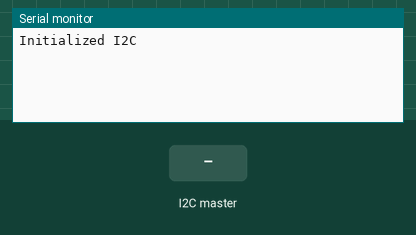
This sketch was run on a simulated Arduino Mega 2560, built with avr-gcc and run on an emulated ATmega2560. Parts: the last lines printed to the serial monitor. The inputs (shaded band) are chosen by the test bench.

Above: at 1.2 s.
1.3 s: the I2C master sends the byte 1
At 2.0 s:
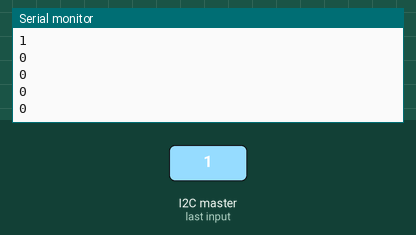
2.8 s: the I2C master sends the byte 90
At 3.01 s:
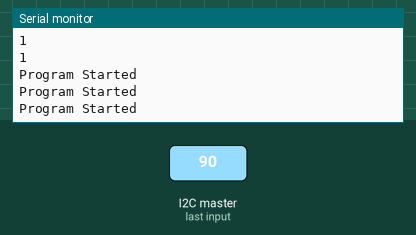

Measured:
- after the input at 1.3 s, the serial monitor: prints a new line at once (image 1)
- after the input at 2.8 s, the serial monitor: prints a new line at once (image 2)

The sketch:

robot_380.ino
```cpp
#include "controls.h"
#include "pins.h"

#include <Wire.h>
// #include <Arduino.h>

int r1, r2, g1, g2, b1, b2;
byte pi_control;
bool control_bits[8];

void setup() {
    // put your setup code here, to run once:
    Serial.begin(9600);
    // motor_setup();
    // clr_sensor_setup();
    I2C_setup();
    Wire.onReceive(receiveEvent);
    Serial.println("Initialized I2C");
}

void receiveEvent(int control) {
  pi_control = Wire.read();
  for (int i = 0; i < 8; i++) {
    control_bits[i] = (pi_control >> i) & 1;
  }
  for (int i = 0; i < 5; i++) {
    Serial.println(control_bits[i]);
  }
}

void loop() {
    // // put your main code here, to run repeatedly:
    // read_r(r1, r2);
    // // delay(200);
    // read_g(g1, g2);
    // // delay(200);
    // read_b(b1, b2);
    // // delay(200);

    // // Normalize color values
    // float total1 = r1 + g1 + b1;
    // float total2 = r2 + g2 + b2;

    // float nr1 = (total1 > 0) ? (r1 / total1) * 255.0 : 0;
    // float ng1 = (total1 > 0) ? (g1 / total1) * 255.0 : 0;
    // float nb1 = (total1 > 0) ? (b1 / total1) * 255.0 : 0;

    // float nr2 = (total2 > 0) ? (r2 / total2) * 255.0 : 0;
    // float ng2 = (total2 > 0) ? (g2 / total2) * 255.0 : 0;
    // float nb2 = (total2 > 0) ? (b2 / total2) * 255.0 : 0;

    // float combinedError = calc_error(nr1 , nr2 , ng1 , ng2 , nb1 , nb2);
    // float control_PID = PID(combinedError);

    // Serial.print("left sensor: ");
    // Serial.println(r1);
    // Serial.println(nr1);
    // Serial.print("right sensor: ");
    // Serial.println(r2);
    // Serial.println(nr2);

    // Serial.println(combinedError);
    // Serial.println(control_PID);
    // motor_control(control_PID);
    // // delay(500);
  delay(100);

  if (control_bits[4]) Serial.println("Program Started");

}
```

controls.cpp
```cpp
#include "controls.h"
#include "pins.h"

#include <Wire.h>
#include <Arduino.h>
#include <math.h>

int motor_pins[] = {E1, M1_F, M1_B, E2, M2_F, M2_B};
int servo_pins[] = {SERVO_1, SERVO_2};
int S2_S3_pins[] = {F_R_S2, F_R_S3, F_L_S2, F_L_S3};  // , B_R_S2, B_R_S3, B_L_S2, B_L_S3
int out_pins[] = {F_R_OUT, F_L_OUT};  // , B_R_OUT, B_L_OUT

unsigned long lastTime = 0;
float lastError = 0;
float integral = 0;

float Kp = 2;
float Ki = 0;
float Kd = 0;

void motor_setup() {
  // initialize pin mode for motor pins
  for (int i = 0; i < sizeof(motor_pins) / sizeof(motor_pins[0]); i++) {
    pinMode(motor_pins[i], OUTPUT);
  }

  // initialize forward direction
  digitalWrite(M1_F, HIGH);
  digitalWrite(M1_B, LOW);
  digitalWrite(M2_F, HIGH);
  digitalWrite(M2_B, LOW);
}

void servo_setup() {
  // initialize pin mode for servo pins
  pinMode(SERVO_1, OUTPUT);
  pinMode(SERVO_2, OUTPUT);

}

void clr_sensor_setup() {
  // initialize pin mode for shared S0 and S1 pins
  pinMode(S0, OUTPUT);
  pinMode(S1, OUTPUT);

  // initialize pin mode for pins S2 and S3 for each sensor
  for (int i = 0; i < sizeof(S2_S3_pins) / sizeof(S2_S3_pins[0]); i++) {
    pinMode(S2_S3_pins[i], OUTPUT);
  }

  // initialize pin mode for out pins for each sensor
  for (int i = 0; i < sizeof(out_pins) / sizeof(out_pins[0]); i++) {
    pinMode(out_pins[i], INPUT);
  }

  /*
    LOW-HIGH: 20% freq scale, moderate sensitivity
    HIGH-LOW: 50% freq scale, high sensitivity
    HIGH-HIGH: 100% freq scal, max sensitivity
  */
  digitalWrite(S0, LOW);
  digitalWrite(S1, HIGH);
}

void I2C_setup() {
  Wire.begin(0x08);
  digitalWrite(SDA, LOW);
  digitalWrite(SCL, LOW);
}

void drive_forward(int motor , int speed) {
    digitalWrite(M1_F, HIGH);
    digitalWrite(M1_B, LOW);
    digitalWrite(M2_F, HIGH);
    digitalWrite(M2_B, LOW);

    analogWrite(motor, speed);
}

void drive_backward(int motor , int speed) {
  digitalWrite(M1_F , LOW);
  digitalWrite(M1_B , HIGH);
  digitalWrite(M2_F , LOW);
  digitalWrite(M2_B , HIGH);

  analogWrite(motor , speed);
}

void read_r(int &left, int &right) {
  digitalWrite(F_R_S2, LOW);
  digitalWrite(F_R_S3, LOW);
  digitalWrite(F_L_S2, LOW);
  digitalWrite(F_L_S3, LOW);

  left = pulseIn(F_L_OUT, HIGH, 100000);
  right = pulseIn(F_R_OUT, HIGH, 100000);
}

void read_b(int &left, int &right) {
  digitalWrite(F_R_S2, LOW);
  digitalWrite(F_R_S3, HIGH);
  digitalWrite(F_L_S2, LOW);
  digitalWrite(F_L_S3, HIGH);

  right = pulseIn(F_R_OUT, HIGH, 100000);
  left = pulseIn(F_L_OUT, HIGH, 100000);
}

void read_g(int &left, int &right) {
  digitalWrite(F_R_S2, HIGH);
  digitalWrite(F_R_S3, HIGH);
  digitalWrite(F_L_S2, HIGH);
  digitalWrite(F_L_S3, HIGH);

  right = pulseIn(F_R_OUT, HIGH, 100000);
  left = pulseIn(F_L_OUT, HIGH, 100000);
}

float calc_error(float nr1 , float nr2 , float ng1 , float ng2 , float nb1 , float nb2) {

  float r_diff_L = TARGET_R - nr1;
  float g_diff_L = TARGET_G - ng1;
  float b_diff_L = TARGET_B - nb1;

  float r_diff_R = TARGET_R - nr2;
  float g_diff_R = TARGET_G - ng2;
  float b_diff_R = TARGET_B - nb2;

  float error_L = sqrt(r_diff_L + g_diff_L + b_diff_L);
  float error_R = sqrt(r_diff_R + g_diff_R + b_diff_R);
  float combinedError = sqrt((pow(error_L , 2) + pow(error_R , 2) / 2));
  return combinedError;
}

float PID(float error) {
  unsigned long currentTime = millis();
  float deltaTime = (currentTime - lastTime) / 1000.0;

  if (deltaTime == 0) return 0;

  integral += error * deltaTime;
  float derivative = (error - lastError) / deltaTime;
  float output = (Kp * error) + (Ki * integral) + (Kd * derivative);

  lastError = error;
  lastTime = currentTime;
  return output;
}

void motor_control(float PID) {
  int leftSpeed = BASE_SPEED_L + PID;
  int rightSpeed = BASE_SPEED_R - PID;

  leftSpeed = constrain(leftSpeed, 30, 80);
  rightSpeed = constrain(rightSpeed, 30, 80);

  Serial.print("left: ");
  Serial.println(leftSpeed);
  Serial.print("right: ");
  Serial.println(rightSpeed);

  drive_forward(E1 , leftSpeed);
  drive_forward(E2 , rightSpeed);
}
```

controls.h
```cpp
#ifndef CONTROLS_H
#define CONTROLS_H

#define NUM_SENSORS 2
#define BASE_SPEED_L 120
#define BASE_SPEED_R 100

#define TARGET_R 56
#define TARGET_G 108
#define TARGET_B 90

/* Setup Functions: purely intializing pinModes and on-start conditions, meant for void setup()
  --------------------------------------------------------------------------------------------
  motor_setup()       -- DC motors for driving
  servo_setup()       -- servo motors for claw + arm
  clr_sensor_setup()  -- 4 colour sensors on the robot base to detect the line + PID
  I2C_setup()         -- communication setup between arduino and rpi5
*/
void motor_setup();
void servo_setup();
void clr_sensor_setup();
void I2C_setup();

/* Controls Functions: general control commands for the robot
  --------------------------------------------------------------------------------------------
  drive_forward()     -- drive forward at given speed
  drive_backwards()   -- drive backwards at given speed
  turn()              -- turn in a direction
  u_turn()            -- u-turn drive to return to the start from target (hard coded)
  read_r()            -- return array of red light readings from each sensor
  read_b()            -- return array of blue light readings from each sensor
  read_g()            -- return array of green light readings from each sensor
  target_detected()   -- positioning routine once target with figure is detected
  actuate_claw()      -- drive claw mechanism
  calc_error()        -- calculate error for PID control
  PID_control         -- PID control for drive
*/
void drive_forward(int motor , int speed);
void drive_backwards(int motor , int speed);
void turn(char dir);
void u_turn();

void read_r(int &left, int &right);
void read_b(int &left, int &right);
void read_g(int &left, int &right);

void target_detected();
void actuate_claw();

float calc_error(float nr1 , float nr2 , float ng1 , float ng2 , float nb1 , float nb2);
float PID(float error);
void motor_control(float PID);

/* Testing Functions: functionality testing for components on the robot, ensuring no wiring and hardware issues.
  --------------------------------------------------------------------------------------------
  drive_demo()        -- general drive routine to test forward/backward/turning
  clr_read()          -- read values from one colour sensor to the serial monitor
*/
void drive_demo();

#endif
```

pins.h
```cpp
#ifndef PINS_H
#define PINS_H

//Comms
// #define SDA 20
// #define SCL 21

//Motors
#define E1 4
#define M1_F 24
#define M1_B 22
#define E2 3
#define M2_F 30
#define M2_B 32

extern int motor_pins[];

//Servos
#define SERVO_1 5
#define SERVO_2 6

extern int servo_pins[];

//Sensors
#define S0 9
#define S1 10

#define F_R_S2 48
#define F_R_S3 50
#define F_R_OUT 52

#define F_L_S2 49
#define F_L_S3 51
#define F_L_OUT 53

#define B_R_S2
#define B_R_S3
#define B_R_OUT

#define B_L_S2
#define B_L_S3
#define B_L_OUT

// int S2_S3_pins[] = {F_R_S2, F_R_S3, F_L_S2, F_L_S3, B_R_S2, B_R_S3, B_L_S2, B_L_S3};
// int out_pins[] = {F_R_OUT, F_L_OUT, B_R_OUT, B_L_OUT};
extern int S2_S3_pins[];
extern int out_pins[];

#endif
```
